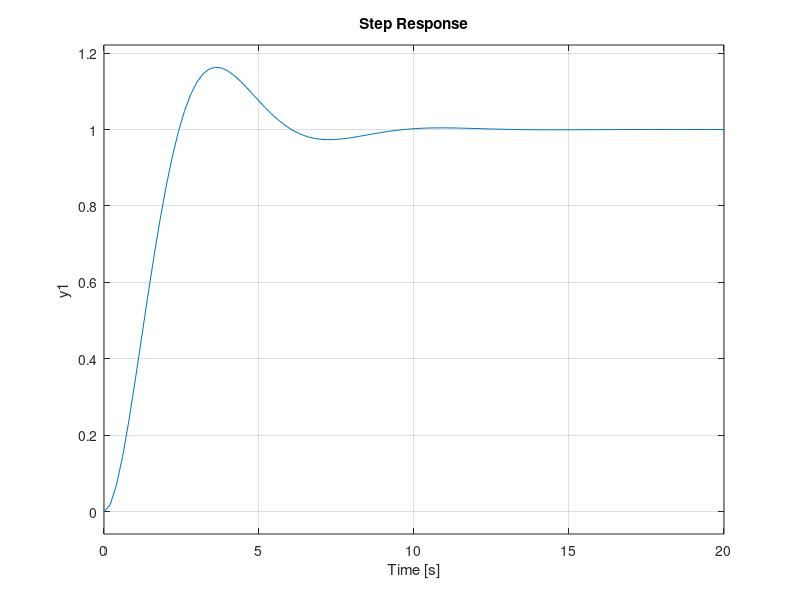
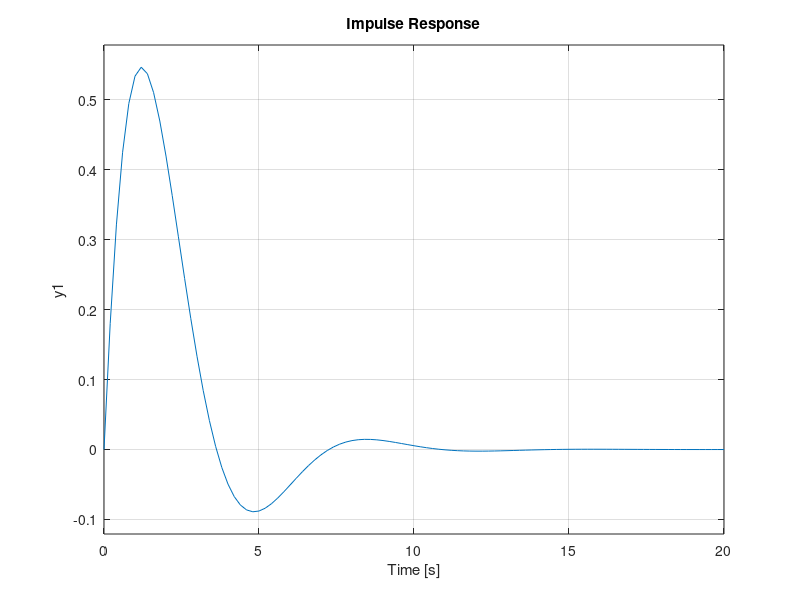
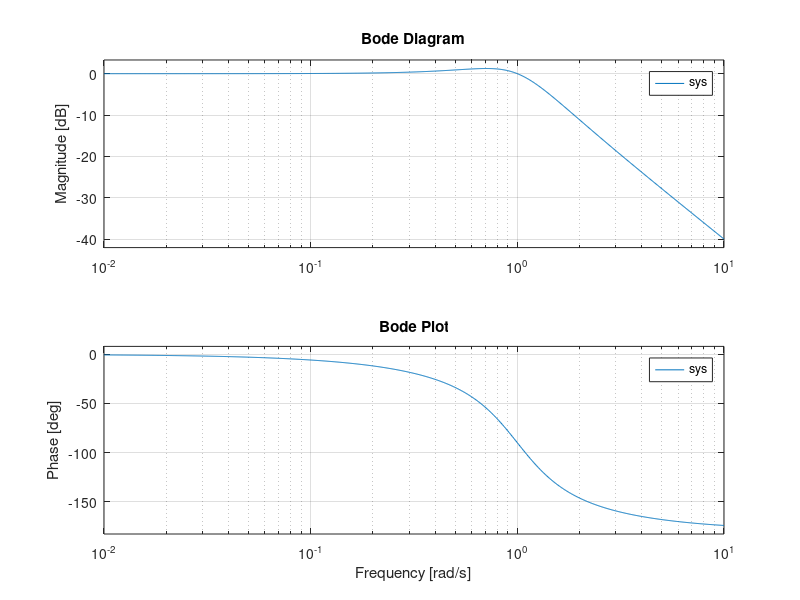
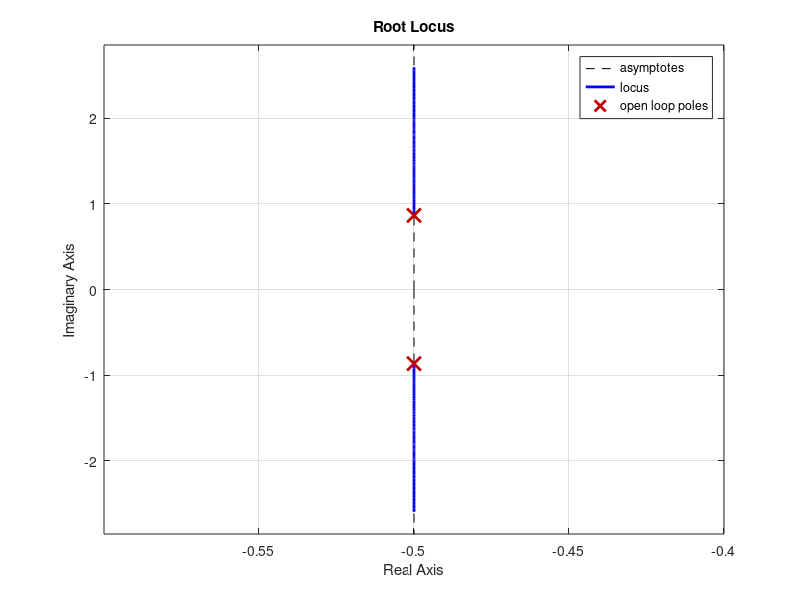

MATLAB code for these plots, in order:
%% c3_1_Statespace_Example.m
%% 状态空间例子
% 这个例子是弹簧阻尼系统

clear all;
close all;
clc;

% 弹簧阻尼系统参数
m = 1; % 木块质量
k = 1; % 弹簧系数
b = 1; % 阻尼系数

% 系统矩阵
A = [[   0,     1];
     [-k/m, -b/m]];

% 输入矩阵
B = [0; 1/m];

% 输出矩阵
C = [1 0];

% 直接传递矩阵D
D = 0;

% 用状态空间方程 定义系统
sys = ss(A,B,C,D);

% 使用ss2tf语句构建 传递函数
[num,den] = ss2tf(A,B,C,D);
% num是分子多项式的系数，den是分母多项式的系数
G_s=tf(num,den);

%% 拓展
% 单位阶跃响应图
figure;
step(sys);
title('Step Response');

% 单位冲激响应图
figure;
impulse(sys);
title('Impulse Response')

% 伯德图
figure;
bode(sys)
grid on
title('Bode Plot')

% 根轨迹图
figure;
rlocus(sys)
title('Root Locus')

